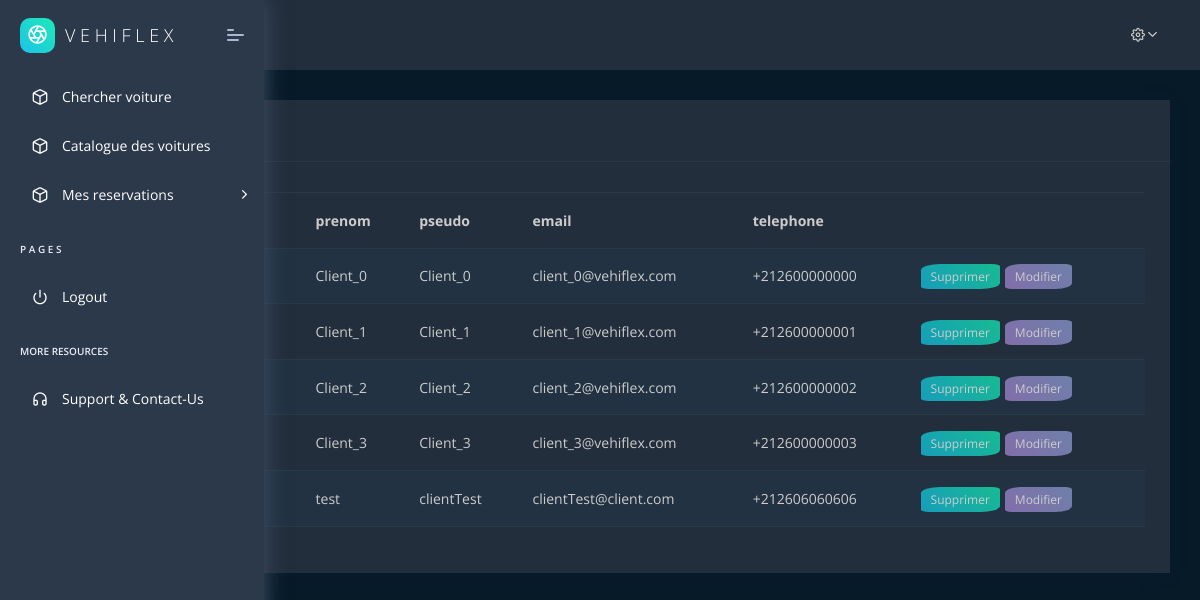
/clients (signed in), run on the app's committed database.
### lcvoitures/models.py (models this page shows, shortened)
class client(models.Model):
    user = models.OneToOneField(User, on_delete=models.CASCADE,related_name= 'client',null=True)
    point = models.IntegerField(default=0)
    telephone = PhoneNumberField()

### lcvoitures/views.py (the view)
# urls.py: path('clients',indexClient,name='clientIndex'),
@login_required()
def indexClient(request):
    all = client.objects.raw("select * from lcvoitures_client left join auth_user on lcvoitures_client.user_id =auth_user.id")
    return render(request, 'client/index.html', {'utilisateurs': all})

### apps/context_processors.py (called while the page is built)
def cfg_assets_root(request):
    return { 'ASSETS_ROOT' : settings.ASSETS_ROOT }

### apps/templates/client/index.html (shortened to what this page needs)
{% extends "layouts/base.html" %}
{% block content %}
<div class="pcoded-main-container">
    <div class="pcoded-wrapper">
    <div class="pcoded-content">
      <div class="pcoded-inner-content">
          <div class="main-body">
              <div class="page-wrapper">
                  <div class="row">
        <div class="col-xl-12">
                        <div class="card">
                            <div class="card-header">
                                <h5>Tous les clients</h5>
                            </div>
                            <div class="card-block table-border-style">
                                <div class="table-responsive">
                                    <table class="table table-striped">
                                        <thead>
                                            <tr>
                                                <th>nom</th>
                                                <th>prenom</th>
                                                <th>pseudo</th>
                                                <th>email</th>
                                                <th>telephone</th>
                                                <th></th>
                                            </tr>
                                        </thead>
                                        <tbody>
                                        {% for emp in utilisateurs  %}
                                            <tr>
                                                <td>{{emp.user.first_name}}</td>
                                                <td>{{emp.user.last_name}}</td>
                                                <td>{{emp.user.username}}</td>
                                                <td>{{emp.user.email}}</td>
                                                <td>{{emp.telephone}}</td>
                                                 <td><a style="border-radius:25% 10%;" href="{% url 'supperimerClient' emp.id %}" class="label theme-bg text-white f-12">Supprimer</a><a style="border-radius:25% 10%;" href="{% url 'modfierClient' emp.id %}" class="label theme-bg2 text-white f-12">Modifier</a></td>
                                            </tr>
                                         {%endfor%}
                                        </tbody>
                                    </table>
                                </div>
                            </div>
                        </div></div>
                    </div>
                </div></div>
            </div>
        </div>        </div>
                    </div>{% endblock content %}

### apps/static/assets/css/dark.css (style rules this page uses)
body.dark { background-color: #082032; color: white !important; }
body.dark h1, body.dark h2, body.dark h3, body.dark h4, body.dark h5, body.dark h6 { color: white !important; }
body.dark .card .card-block, body.dark .card .card-body, body.dark .card { background-color: #2C394B; color: white !important; }
body.dark .card .card-header { background-color: #2C394B; border-bottom: 1px solid #334756; }
body.dark .table thead th { border-top: 1px solid #334756; }
body.dark .table td, body.dark .table th { border-bottom: 1px solid #334756; }

### data on the page
client: user.last_name "Client_0", user.username "Client_0", user.email "client_0@vehiflex.com", telephone "+212600000000"
client: user.last_name "Client_1", user.username "Client_1", user.email "client_1@vehiflex.com", telephone "+212600000001"
client: user.last_name "Client_2", user.username "Client_2", user.email "client_2@vehiflex.com", telephone "+212600000002"
client: user.last_name "Client_3", user.username "Client_3", user.email "client_3@vehiflex.com", telephone "+212600000003"
client: user.last_name "test", user.username "clientTest", user.email "clientTest@client.com", telephone "+212606060606"
